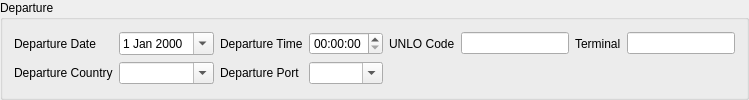
           <widget class="QGroupBox" name="groupBox_2">
            <property name="title">
             <string>Departure</string>
            </property>
            <layout class="QGridLayout" name="gridLayout_2">
             <item row="0" column="0">
              <widget class="QLabel" name="label_6">
               <property name="sizePolicy">
                <sizepolicy hsizetype="Fixed" vsizetype="Preferred">
                 <horstretch>0</horstretch>
                 <verstretch>0</verstretch>
                </sizepolicy>
               </property>
               <property name="text">
                <string>Departure Date</string>
               </property>
              </widget>
             </item>
             <item row="0" column="1">
              <widget class="QDateEdit" name="depart_date_edit">
               <property name="sizePolicy">
                <sizepolicy hsizetype="Preferred" vsizetype="Fixed">
                 <horstretch>0</horstretch>
                 <verstretch>0</verstretch>
                </sizepolicy>
               </property>
               <property name="calendarPopup">
                <bool>true</bool>
               </property>
              </widget>
             </item>
             <item row="0" column="2">
              <widget class="QLabel" name="label_7">
               <property name="sizePolicy">
                <sizepolicy hsizetype="Fixed" vsizetype="Preferred">
                 <horstretch>0</horstretch>
                 <verstretch>0</verstretch>
                </sizepolicy>
               </property>
               <property name="text">
                <string>Departure Time</string>
               </property>
              </widget>
             </item>
             <item row="0" column="3">
              <widget class="QTimeEdit" name="departure_time_edit">
               <property name="sizePolicy">
                <sizepolicy hsizetype="Preferred" vsizetype="Fixed">
                 <horstretch>0</horstretch>
                 <verstretch>0</verstretch>
                </sizepolicy>
               </property>
               <property name="calendarPopup">
                <bool>true</bool>
               </property>
              </widget>
             </item>
             <item row="0" column="4">
              <widget class="QLabel" name="label_12">
               <property name="sizePolicy">
                <sizepolicy hsizetype="Fixed" vsizetype="Preferred">
                 <horstretch>0</horstretch>
                 <verstretch>0</verstretch>
                </sizepolicy>
               </property>
               <property name="text">
                <string>UNLO Code</string>
               </property>
              </widget>
             </item>
             <item row="0" column="5">
              <widget class="QLineEdit" name="departure_unlo_edit">
               <property name="sizePolicy">
                <sizepolicy hsizetype="Preferred" vsizetype="Fixed">
                 <horstretch>0</horstretch>
                 <verstretch>0</verstretch>
                </sizepolicy>
               </property>
              </widget>
             </item>
             <item row="0" column="6">
              <widget class="QLabel" name="label_13">
               <property name="sizePolicy">
                <sizepolicy hsizetype="Fixed" vsizetype="Preferred">
                 <horstretch>0</horstretch>
                 <verstretch>0</verstretch>
                </sizepolicy>
               </property>
               <property name="text">
                <string>Terminal</string>
               </property>
              </widget>
             </item>
             <item row="0" column="7">
              <widget class="QLineEdit" name="depature_terminal">
               <property name="sizePolicy">
                <sizepolicy hsizetype="Preferred" vsizetype="Fixed">
                 <horstretch>0</horstretch>
                 <verstretch>0</verstretch>
                </sizepolicy>
               </property>
              </widget>
             </item>
             <item row="1" column="0">
              <widget class="QLabel" name="label_10">
               <property name="sizePolicy">
                <sizepolicy hsizetype="Fixed" vsizetype="Preferred">
                 <horstretch>0</horstretch>
                 <verstretch>0</verstretch>
                </sizepolicy>
               </property>
               <property name="text">
                <string>Departure Country</string>
               </property>
              </widget>
             </item>
             <item row="1" column="1">
              <widget class="QComboBox" name="departure_country_combo">
               <property name="editable">
                <bool>true</bool>
               </property>
               <property name="maxVisibleItems">
                <number>15</number>
               </property>
               <property name="insertPolicy">
                <enum>QComboBox::InsertAlphabetically</enum>
               </property>
              </widget>
             </item>
             <item row="1" column="2">
              <widget class="QLabel" name="label_11">
               <property name="sizePolicy">
                <sizepolicy hsizetype="Fixed" vsizetype="Preferred">
                 <horstretch>0</horstretch>
                 <verstretch>0</verstretch>
                </sizepolicy>
               </property>
               <property name="text">
                <string>Departure Port</string>
               </property>
              </widget>
             </item>
             <item row="1" column="3">
              <widget class="QComboBox" name="departure_port_combo">
               <property name="sizePolicy">
                <sizepolicy hsizetype="Preferred" vsizetype="Fixed">
                 <horstretch>0</horstretch>
                 <verstretch>0</verstretch>
                </sizepolicy>
               </property>
               <property name="editable">
                <bool>true</bool>
               </property>
               <property name="insertPolicy">
                <enum>QComboBox::InsertAlphabetically</enum>
               </property>
              </widget>
             </item>
            </layout>
           </widget>
